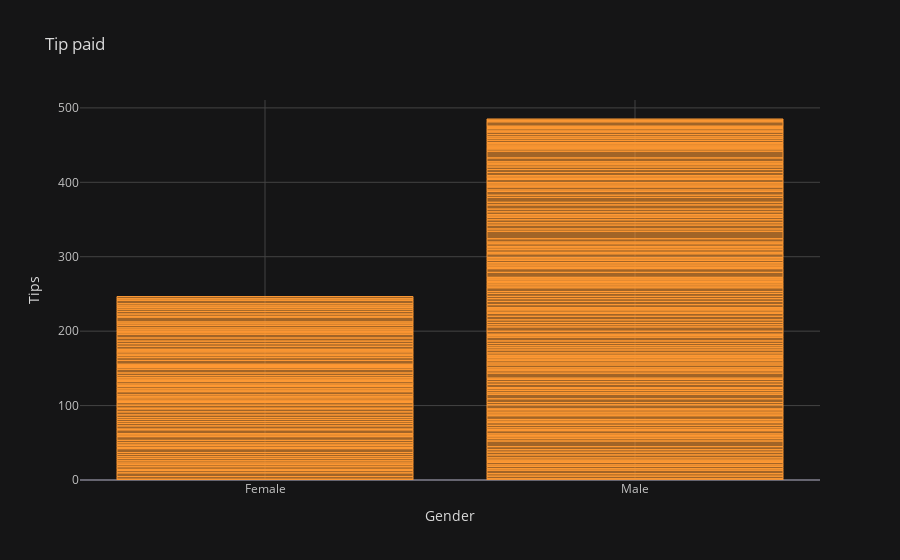

Source (notebook cell):
### Code cell
tips.iplot(kind='bar',x='sex',y='tip',title='Tip paid',xTitle='Gender',yTitle='Tips')

### Figure 1 — Plotly figure (JSON) as saved in the notebook; plotly's stock layout.template omitted (floating-point values rounded to 4 significant figures; data arrays with more than 128 entries replaced by an {"elided": "..."} marker saying what was removed)
{"data": [{"marker": {"color": "rgba(255, 153, 51, 0.6)", "line": {"color": "rgba(255, 153, 51, 1.0)", "width": 1}}, "name": "tip", "orientation": "v", "text": "", "type": "bar", "x": {"elided": "244 str values"}, "y": {"elided": "244 float values"}}], "layout": {"legend": {"bgcolor": "#151516", "font": {"color": "#D9D9D9"}}, "paper_bgcolor": "#151516", "plot_bgcolor": "#151516", "title": {"font": {"color": "#D9D9D9"}, "text": "Tip paid"}, "xaxis": {"gridcolor": "#434343", "showgrid": true, "tickfont": {"color": "#C2C2C2"}, "title": {"font": {"color": "#D9D9D9"}, "text": "Gender"}, "zerolinecolor": "#666570"}, "yaxis": {"gridcolor": "#434343", "showgrid": true, "tickfont": {"color": "#C2C2C2"}, "title": {"font": {"color": "#D9D9D9"}, "text": "Tips"}, "zerolinecolor": "#666570"}}}
